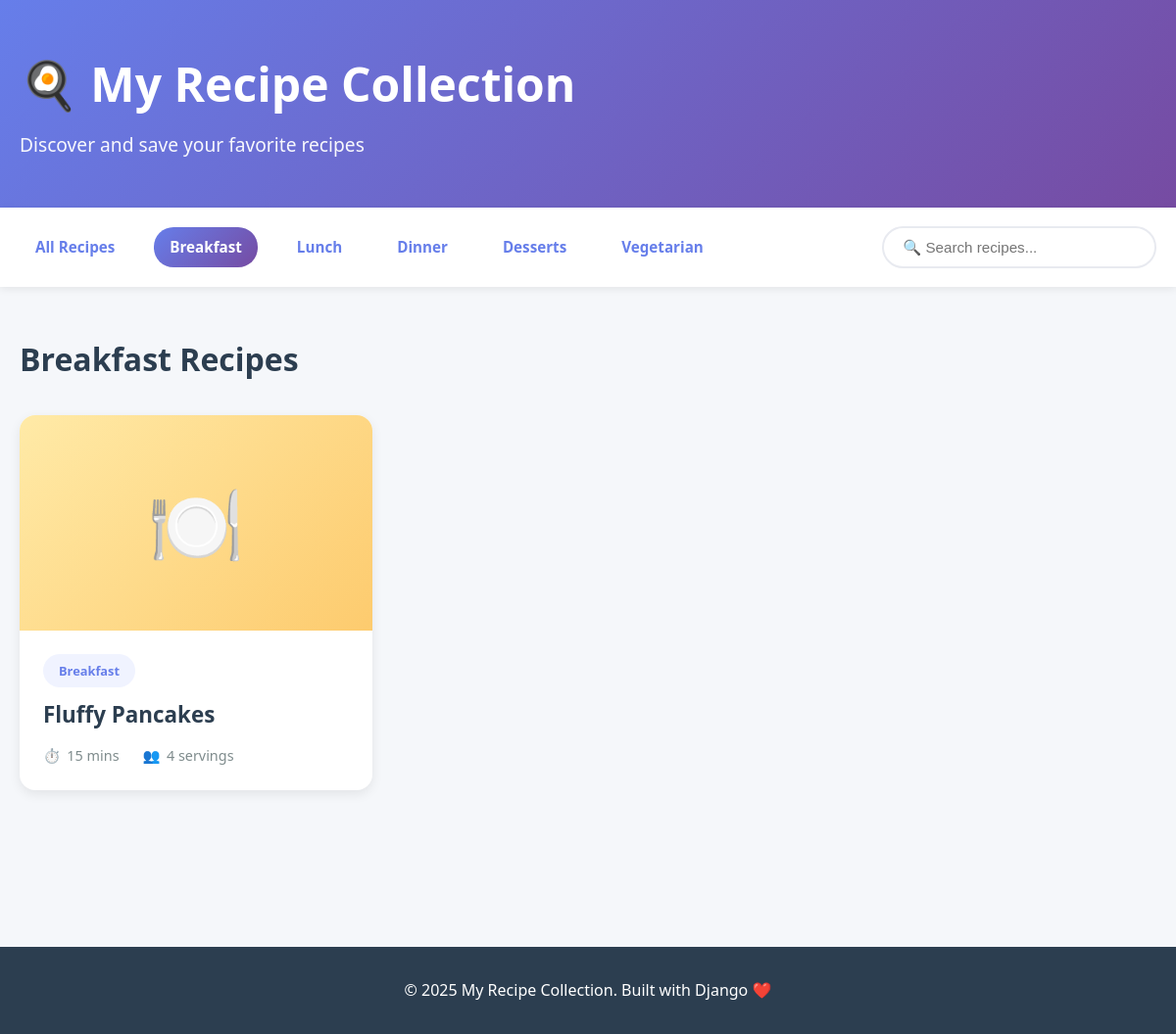
Screenshot of /?category=breakfast with the database file from the repository.
### recipes/models.py (models this page shows, shortened)
class Recipe(models.Model):
    CATEGORY_CHOICES = [
        ('breakfast', 'Breakfast'),
        ('lunch', 'Lunch'),
        ('dinner', 'Dinner'),
        ('desserts', 'Desserts'),
        ('vegetarian', 'Vegetarian'),
    ]
    title = models.CharField(max_length=200)
    category = models.CharField(max_length=20, choices=CATEGORY_CHOICES)
    cooking_time = models.IntegerField(help_text="Time in minutes")
    servings = models.IntegerField()
    ingredients = models.TextField(help_text="Enter each ingredient on a new line")
    instructions = models.TextField(help_text="Enter cooking instructions, one step per line")
    emoji = models.CharField(max_length=10, default="🍽️", help_text="Emoji for the recipe")
    created_at = models.DateTimeField(auto_now_add=True)
    class Meta:
        ordering = ['-created_at']

### recipes/views.py (the view)
# urls.py: path('', views.recipe_list, name='recipe_list'),
def recipe_list(request):
    category = request.GET.get('category')
    search = request.GET.get('search')
    recipes = Recipe.objects.all()
    if category:
        recipes = recipes.filter(category=category)
    if search:
        recipes = recipes.filter(title__icontains=search)
    context = {
        'recipes': recipes,
        'selected_category': category,
        'search_query': search,
    }
    return render(request, 'recipes/recipe_list.html', context)

### recipes/templates/recipes/recipe_list.html (shortened to what this page needs)
{% extends 'recipes/base.html' %}
{% block content %}
<div class="container">
    {% if selected_category %}
        <h2 class="section-title">{{ selected_category|title }} Recipes</h2>
    {% elif search_query %}
        <h2 class="section-title">Search Results for "{{ search_query }}"</h2>
    {% else %}
        <h2 class="section-title">All Recipes</h2>
    {% endif %}
    {% if recipes %}
        <div class="recipe-grid">
            {% for recipe in recipes %}
                <a href="{% url 'recipes:recipe_detail' recipe.pk %}" class="recipe-card">
                    <div class="recipe-image">
                        {{ recipe.emoji }}
                    </div>
                    <div class="recipe-content">
                        <span class="recipe-category">{{ recipe.category }}</span>
                        <h3 class="recipe-title">{{ recipe.title }}</h3>
                        <div class="recipe-meta">
                            <div class="meta-item">
                                <span>⏱️</span>
                                <span>{{ recipe.cooking_time }} mins</span>
                            </div>
                            <div class="meta-item">
                                <span>👥</span>
                                <span>{{ recipe.servings }} serving{% if recipe.servings != 1 %}s{% endif %}</span>
                            </div>
                        </div>
                    </div>
                </a>
            {% endfor %}
        </div>
    {% else %}
        <div class="no-recipes">
            <h3>No recipes found</h3>
            <p>Try searching for something else or browse all recipes.</p>
        </div>
    {% endif %}
</div>
{% endblock %}

### recipes/templates/recipes/base.html (style rules this page uses)
* { margin: 0; padding: 0; box-sizing: border-box; }
body { font-family: 'Segoe UI', Tahoma, Geneva, Verdana, sans-serif; background-color: #f5f7fa; color: #333; line-height: 1.6; }
.container { max-width: 1200px; margin: 0 auto; padding: 0 20px; }

### recipes/templates/recipes/recipe_list.html (style rules this page uses)
.section-title { font-size: 2rem; margin-bottom: 2rem; color: #2c3e50; font-weight: 700; }
.recipe-grid { display: grid; grid-template-columns: repeat(auto-fill, minmax(300px, 1fr)); gap: 2.5rem; margin-bottom: 3rem; }
.recipe-card { background: white; border-radius: 16px; overflow: hidden; box-shadow: 0 4px 12px rgba(0,0,0,0.08); transition: all 0.3s ease; text-decoration: none; color: inherit; display: block; }
.recipe-image { width: 100%; height: 220px; display: flex; align-items: center; justify-content: center; font-size: 5rem; background: linear-gradient(135deg, #ffeaa7 0%, #fdcb6e 100%); }
.recipe-content { padding: 1.5rem; }
.recipe-category { display: inline-block; background: #f0f3ff; color: #667eea; padding: 0.4rem 1rem; border-radius: 20px; font-size: 0.8rem; font-weight: 600; margin-bottom: 0.8rem; text-transform: capitalize; }
.recipe-title { font-size: 1.4rem; font-weight: 700; color: #2c3e50; margin-bottom: 0.8rem; line-height: 1.3; }
.recipe-meta { display: flex; gap: 1.5rem; color: #7f8c8d; font-size: 0.9rem; margin-top: 1rem; }
.meta-item { display: flex; align-items: center; gap: 0.4rem; }

### rows the page displays
Recipe: category "Breakfast", emoji "🍽️", title "Fluffy Pancakes", cooking_time "15", servings "4"
